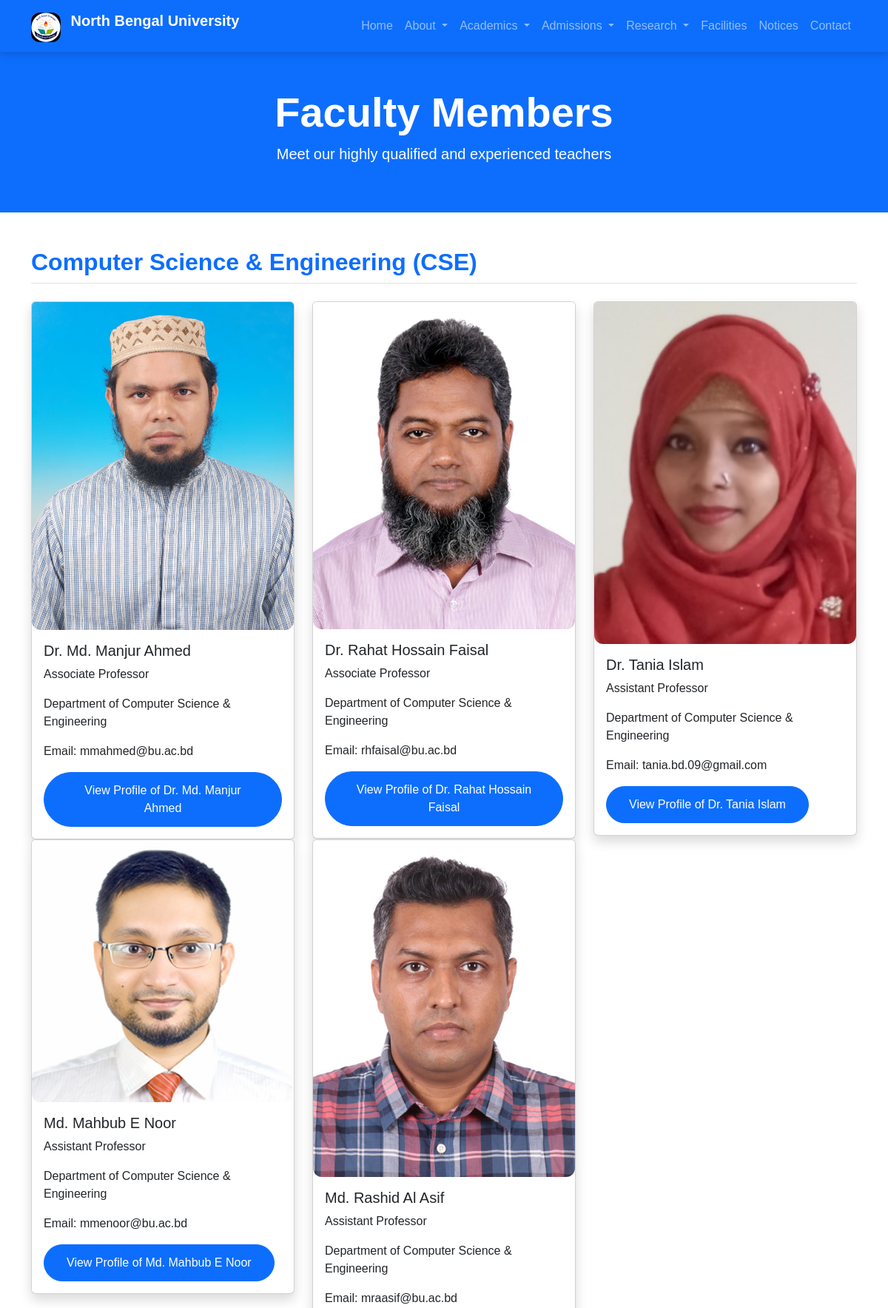
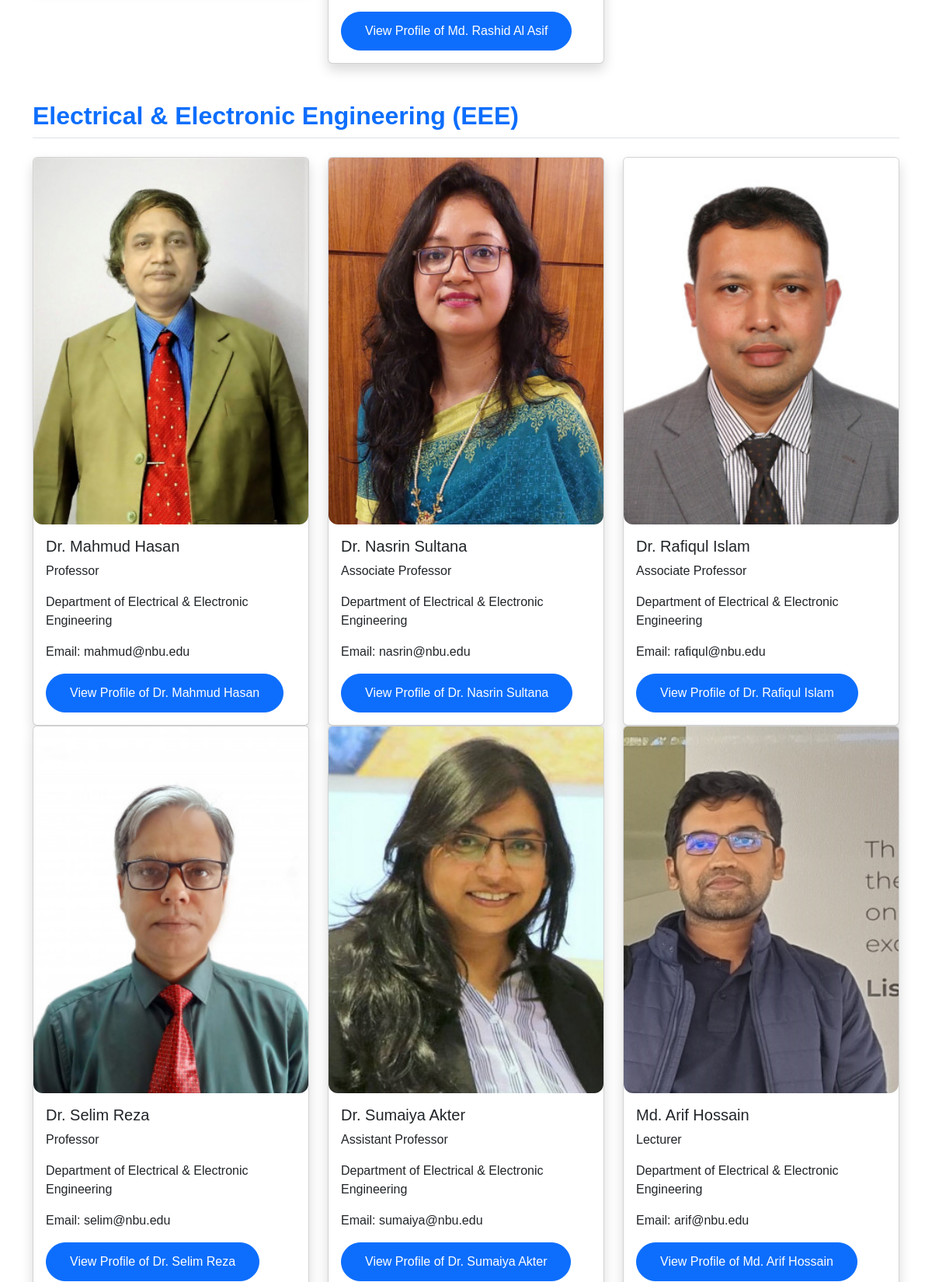
The page /faculty-members (upper part) on the database its author committed (2 pictures, top to bottom).
### tables this page shows
CREATE TABLE teachers (
            id INTEGER PRIMARY KEY AUTOINCREMENT,
            name TEXT NOT NULL,
            designation TEXT NOT NULL,
            department TEXT NOT NULL,
            email TEXT NOT NULL,
            phone TEXT DEFAULT '',
            image TEXT DEFAULT 'teacher_default.jpg',
            bio TEXT DEFAULT '',
            is_active INTEGER DEFAULT 1
        );

### app.py (the view)
@app.route('/faculty-members')
def teachers():
    department = request.args.get('department')
    db = get_db()
    if department:
        teachers_list = db.execute(
            'SELECT * FROM teachers WHERE department = ? AND is_active = 1 ORDER BY name',
            (department,)
        ).fetchall()
    else:
        teachers_list = db.execute('SELECT * FROM teachers WHERE is_active = 1 ORDER BY department, name').fetchall()
    db.close()
    return render_template('teachers.html', teachers=teachers_list, department=department)

### database.py (called while the page is built)
def get_db():
    conn = sqlite3.connect(DB_PATH)
    conn.row_factory = sqlite3.Row
    return conn

### templates/teachers.html (shortened to what this page needs)
{% extends "base.html" %}
{% block content %}
<section class="bg-primary text-white text-center py-5">
    <div class="container">
        <h1 class="display-4 fw-bold">Faculty Members</h1>
        <p class="lead">Meet our highly qualified and experienced teachers</p>
    </div>
</section>
<section class="py-5">
    <div class="container">
        <div id="cse" class="mb-5 {% if department and department != 'Computer Science & Engineering' %}d-none{% endif %}">
            <h2 class="text-primary border-bottom pb-2">Computer Science & Engineering (CSE)</h2>
            <div class="row mt-4">
                {% for teacher in teachers %}
                    {% if teacher.department == 'Computer Science & Engineering' %}
                    <div class="col-md-4">
                        <div class="card shadow">
                            <img src="{{ url_for('static', filename='images/' ~ teacher.image) }}"
                                 class="card-img-top"
                                 alt="{{ teacher.name }}"
                                 onerror="this.src='{{ url_for('static', filename='images/teacher_default.jpg') }}'">
                            <div class="card-body">
                                <h3 class="h5">{{ teacher.name }}</h3>
                                <p>{{ teacher.designation }}</p>
                                <p>Department of {{ teacher.department }}</p>
                                <p>Email: {{ teacher.email }}</p>
                                <a href="{{ url_for('teacher_profile', id=teacher.id) }}" class="btn btn-primary" aria-label="View full profile of {{ teacher.name }}">
                                    View Profile of {{ teacher.name }}
                                </a>
                            </div>
                        </div>
                    </div>
                    {% endif %}
                {% else %}
                    <div class="col-12">
                        <p class="text-center">No teachers found in this department.</p>
                    </div>
                {% endfor %}
            </div>
        </div>
        <div id="eee" class="mb-5 {% if department and department != 'Electrical & Electronic Engineering' %}d-none{% endif %}">
            <h2 class="text-primary border-bottom pb-2">Electrical & Electronic Engineering (EEE)</h2>
            <div class="row mt-4">
                {% for teacher in teachers %}
                    {% if teacher.department == 'Electrical & Electronic Engineering' %}
                    <div class="col-md-4">
                        <div class="card shadow">
                            <img src="{{ url_for('static', filename='images/' ~ teacher.image) }}"
                                 class="card-img-top"
                                 alt="{{ teacher.name }}"
                                 onerror="this.src='{{ url_for('static', filename='images/teacher_default.jpg') }}'">
                            <div class="card-body">
                                <h3 class="h5">{{ teacher.name }}</h3>
                                <p>{{ teacher.designation }}</p>
                                <p>Department of {{ teacher.department }}</p>
                                <p>Email: {{ teacher.email }}</p>
                                <a href="{{ url_for('teacher_profile', id=teacher.id) }}" class="btn btn-primary" aria-label="View full profile of {{ teacher.name }}">
                                    View Profile of {{ teacher.name }}
                                </a>
                            </div>
                        </div>
                    </div>
                    {% endif %}
                {% else %}
                    <div class="col-12">
                        <p class="text-center">No teachers found in this department.</p>
                    </div>
                {% endfor %}
            </div>
        </div>
    </div>
</section>
{% endblock %}

### templates/base.html (shortened to what this page needs)
<!DOCTYPE html>
<html lang="en">
<head>
    <link href="https://cdn.jsdelivr.net/npm/bootstrap@5.3.3/dist/css/bootstrap.min.css" rel="stylesheet">
    <link rel="stylesheet" href="https://cdn.jsdelivr.net/npm/bootstrap-icons@1.11.3/font/bootstrap-icons.css">
    <link rel="stylesheet" href="{{ url_for('static', filename='css/style.css') }}">
</head>
<body>
    <nav class="navbar navbar-expand-lg navbar-dark bg-primary sticky-top">
        <div class="container">
            <a class="navbar-brand fw-bold" href="{{ url_for('home') }}">
                <img src="{{ url_for('static', filename='images/logo.png') }}" alt="North Bengal University Logo" height="40" class="d-inline-block align-text-top me-2">
                North Bengal University
            </a>
            <div class="collapse navbar-collapse" id="mainNav">
                <ul class="navbar-nav ms-auto">
                    <li class="nav-item"><a class="nav-link" href="{{ url_for('home') }}">Home</a></li>
                    <li class="nav-item dropdown">
                        <a class="nav-link dropdown-toggle" href="#" id="aboutDropdown" role="button" data-bs-toggle="dropdown">
                            About
                        </a>
                    </li>
                    <li class="nav-item dropdown">
                        <a class="nav-link dropdown-toggle" href="#" id="academicDropdown" role="button" data-bs-toggle="dropdown">
                            Academics
                        </a>
                    </li>
                    <li class="nav-item dropdown">
                        <a class="nav-link dropdown-toggle" href="#" id="admissionDropdown" role="button" data-bs-toggle="dropdown">
                            Admissions
                        </a>
                    </li>
                    <li class="nav-item dropdown">
                        <a class="nav-link dropdown-toggle" href="#" id="researchDropdown" role="button" data-bs-toggle="dropdown">
                            Research
                        </a>
                    </li>
                    <li class="nav-item"><a class="nav-link" href="{{ url_for('facilities') }}">Facilities</a></li>
                    <li class="nav-item"><a class="nav-link" href="{{ url_for('notice') }}">Notices</a></li>
                    <li class="nav-item"><a class="nav-link" href="{{ url_for('contact') }}">Contact</a></li>
                </ul>
            </div>
        </div>
    </nav>
    <main>
        {% block content %}{% endblock %}
    </main>
</body>
</html>

### static/css/style.css (style rules this page uses)
body { font-family: Arial, Helvetica, sans-serif; }
section { padding-top: 60px; padding-bottom: 60px; }
.navbar { box-shadow: 0 4px 10px rgba(0,0,0,0.15); }
.btn { border-radius: 40px; padding: 12px 30px; }
img { border-radius: 12px; }
.card { transition: 0.3s; }
h1, h2, h3 { font-weight: 700; }
body { scroll-behavior: smooth; }

### rows shown on the page
teachers: image (picture), name "Dr. Md. Manjur Ahmed", designation "Associate Professor", department "Computer Science & Engineering", email "mmahmed@bu.ac.bd"
teachers: image (picture), name "Dr. Rahat Hossain Faisal", designation "Associate Professor", department "Computer Science & Engineering", email "rhfaisal@bu.ac.bd"
teachers: image (picture), name "Dr. Tania Islam", designation "Assistant Professor", department "Computer Science & Engineering", email "tania.bd.09@gmail.com"
teachers: image (picture), name "Md. Mahbub E Noor", designation "Assistant Professor", department "Computer Science & Engineering", email "mmenoor@bu.ac.bd"
teachers: image (picture), name "Md. Rashid Al Asif", designation "Assistant Professor", department "Computer Science & Engineering", email "mraasif@bu.ac.bd"
teachers: image (picture), name "Dr. Mahmud Hasan", designation "Professor", department "Electrical & Electronic Engineering", email "mahmud@nbu.edu"
teachers: image (picture), name "Dr. Nasrin Sultana", designation "Associate Professor", department "Electrical & Electronic Engineering", email "nasrin@nbu.edu"
teachers: image (picture), name "Dr. Rafiqul Islam", designation "Associate Professor", department "Electrical & Electronic Engineering", email "rafiqul@nbu.edu"
teachers: image (picture), name "Dr. Selim Reza", designation "Professor", department "Electrical & Electronic Engineering", email "selim@nbu.edu"
teachers: image (picture), name "Dr. Sumaiya Akter", designation "Assistant Professor", department "Electrical & Electronic Engineering", email "sumaiya@nbu.edu"
teachers: image (picture), name "Md. Arif Hossain", designation "Lecturer", department "Electrical & Electronic Engineering", email "arif@nbu.edu"
